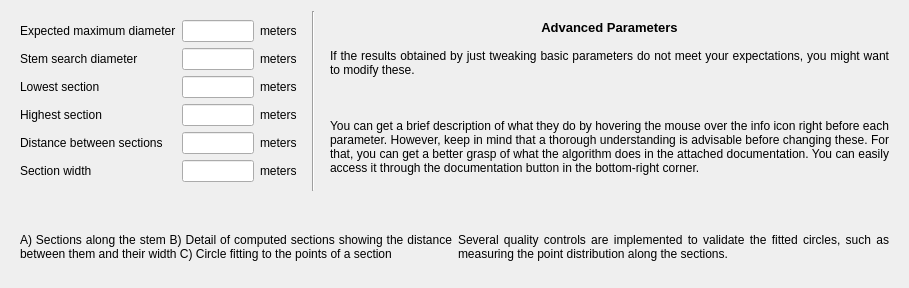
      <widget class="QWidget" name="advancedTab">
       <attribute name="title">
        <string>Advanced</string>
       </attribute>
       <layout class="QGridLayout" name="gridLayout_5">
        <item row="4" column="0" colspan="3">
         <widget class="QFrame" name="advanced_tab_img_frame">
          <property name="frameShape">
           <enum>QFrame::NoFrame</enum>
          </property>
          <property name="frameShadow">
           <enum>QFrame::Raised</enum>
          </property>
          <layout class="QGridLayout" name="gridLayout_6">
           <item row="0" column="0">
            <widget class="QLabel" name="advanced_tab_img_1">
             <property name="sizePolicy">
              <sizepolicy hsizetype="Preferred" vsizetype="Fixed">
               <horstretch>0</horstretch>
               <verstretch>0</verstretch>
              </sizepolicy>
             </property>
             <property name="text">
              <string/>
             </property>
             <property name="pixmap">
              <pixmap resource="gui_ressources.qrc">:/assets/assets/section_details.png</pixmap>
             </property>
             <property name="alignment">
              <set>Qt::AlignCenter</set>
             </property>
            </widget>
           </item>
           <item row="0" column="1">
            <widget class="QLabel" name="advanced_tab_img_2">
             <property name="sizePolicy">
              <sizepolicy hsizetype="Preferred" vsizetype="Fixed">
               <horstretch>0</horstretch>
               <verstretch>0</verstretch>
              </sizepolicy>
             </property>
             <property name="frameShape">
              <enum>QFrame::NoFrame</enum>
             </property>
             <property name="text">
              <string/>
             </property>
             <property name="pixmap">
              <pixmap resource="gui_ressources.qrc">:/assets/assets/sectors.png</pixmap>
             </property>
             <property name="alignment">
              <set>Qt::AlignCenter</set>
             </property>
            </widget>
           </item>
           <item row="1" column="0">
            <widget class="QLabel" name="advanced_tab_img_cpt_1">
             <property name="sizePolicy">
              <sizepolicy hsizetype="Preferred" vsizetype="Maximum">
               <horstretch>0</horstretch>
               <verstretch>0</verstretch>
              </sizepolicy>
             </property>
             <property name="text">
              <string>A) Sections along the stem B) Detail of computed sections showing the distance between them and their width C) Circle fitting to the points of a section</string>
             </property>
             <property name="alignment">
              <set>Qt::AlignJustify|Qt::AlignVCenter</set>
             </property>
             <property name="wordWrap">
              <bool>true</bool>
             </property>
            </widget>
           </item>
           <item row="1" column="1">
            <widget class="QLabel" name="advanced_tab_img_cpt_2">
             <property name="sizePolicy">
              <sizepolicy hsizetype="Preferred" vsizetype="Minimum">
               <horstretch>0</horstretch>
               <verstretch>0</verstretch>
              </sizepolicy>
             </property>
             <property name="text">
              <string>Several quality controls are implemented to validate the fitted circles, such as measuring the point distribution along the sections.</string>
             </property>
             <property name="alignment">
              <set>Qt::AlignJustify|Qt::AlignVCenter</set>
             </property>
             <property name="wordWrap">
              <bool>true</bool>
             </property>
            </widget>
           </item>
          </layout>
         </widget>
        </item>
        <item row="0" column="1">
         <widget class="Line" name="advanced_vert_line">
          <property name="orientation">
           <enum>Qt::Vertical</enum>
          </property>
         </widget>
        </item>
        <item row="0" column="2">
         <widget class="QFrame" name="advanced_tab_desc_frame">
          <property name="frameShape">
           <enum>QFrame::NoFrame</enum>
          </property>
          <property name="frameShadow">
           <enum>QFrame::Raised</enum>
          </property>
          <layout class="QVBoxLayout" name="verticalLayout_4">
           <item>
            <widget class="QLabel" name="advanced_tab_desc_title">
             <property name="sizePolicy">
              <sizepolicy hsizetype="Preferred" vsizetype="Maximum">
               <horstretch>0</horstretch>
               <verstretch>0</verstretch>
              </sizepolicy>
             </property>
             <property name="font">
              <font>
               <pointsize>10</pointsize>
               <bold>true</bold>
              </font>
             </property>
             <property name="text">
              <string>Advanced Parameters</string>
             </property>
             <property name="alignment">
              <set>Qt::AlignHCenter|Qt::AlignTop</set>
             </property>
            </widget>
           </item>
           <item>
            <widget class="QLabel" name="advanced_tab_desc">
             <property name="text">
              <string>If the results obtained by just tweaking basic parameters do not meet your expectations, you might want to modify these.



You can get a brief description of what they do by hovering the mouse over the info icon right before each parameter. However, keep in mind that a thorough understanding is advisable before changing these. For that, you can get a better grasp of what the algorithm does in the attached documentation. You can easily access it through the documentation button in the bottom-right corner.</string>
             </property>
             <property name="alignment">
              <set>Qt::AlignJustify|Qt::AlignVCenter</set>
             </property>
             <property name="wordWrap">
              <bool>true</bool>
             </property>
            </widget>
           </item>
          </layout>
         </widget>
        </item>
        <item row="0" column="0">
         <widget class="QFrame" name="advanced_form_frame">
          <property name="sizePolicy">
           <sizepolicy hsizetype="Minimum" vsizetype="Minimum">
            <horstretch>0</horstretch>
            <verstretch>0</verstretch>
           </sizepolicy>
          </property>
          <property name="frameShape">
           <enum>QFrame::NoFrame</enum>
          </property>
          <property name="frameShadow">
           <enum>QFrame::Raised</enum>
          </property>
          <layout class="QGridLayout" name="gridLayout_7">
           <item row="1" column="0">
            <widget class="QLabel" name="stem_search_diameter_lbl">
             <property name="text">
              <string>Stem search diameter</string>
             </property>
            </widget>
           </item>
           <item row="5" column="1">
            <widget class="QLineEdit" name="section_wid_in">
             <property name="sizePolicy">
              <sizepolicy hsizetype="Fixed" vsizetype="Fixed">
               <horstretch>0</horstretch>
               <verstretch>0</verstretch>
              </sizepolicy>
             </property>
             <property name="maximumSize">
              <size>
               <width>72</width>
               <height>16777215</height>
              </size>
             </property>
            </widget>
           </item>
           <item row="5" column="2">
            <widget class="QLabel" name="section_wid_ht">
             <property name="text">
              <string>meters</string>
             </property>
            </widget>
           </item>
           <item row="4" column="1">
            <widget class="QLineEdit" name="section_len_in">
             <property name="sizePolicy">
              <sizepolicy hsizetype="Fixed" vsizetype="Fixed">
               <horstretch>0</horstretch>
               <verstretch>0</verstretch>
              </sizepolicy>
             </property>
             <property name="maximumSize">
              <size>
               <width>72</width>
               <height>16777215</height>
              </size>
             </property>
            </widget>
           </item>
           <item row="1" column="1">
            <widget class="QLineEdit" name="stem_search_diameter_in">
             <property name="sizePolicy">
              <sizepolicy hsizetype="Fixed" vsizetype="Fixed">
               <horstretch>0</horstretch>
               <verstretch>0</verstretch>
              </sizepolicy>
             </property>
             <property name="maximumSize">
              <size>
               <width>72</width>
               <height>16777215</height>
              </size>
             </property>
            </widget>
           </item>
           <item row="1" column="2">
            <widget class="QLabel" name="stem_search_diameter_ht">
             <property name="text">
              <string>meters</string>
             </property>
            </widget>
           </item>
           <item row="2" column="1">
            <widget class="QLineEdit" name="minimum_height_in">
             <property name="sizePolicy">
              <sizepolicy hsizetype="Fixed" vsizetype="Fixed">
               <horstretch>0</horstretch>
               <verstretch>0</verstretch>
              </sizepolicy>
             </property>
             <property name="maximumSize">
              <size>
               <width>72</width>
               <height>16777215</height>
              </size>
             </property>
            </widget>
           </item>
           <item row="0" column="2">
            <widget class="QLabel" name="maximum_diameter_ht">
             <property name="text">
              <string>meters</string>
             </property>
            </widget>
           </item>
           <item row="0" column="1">
            <widget class="QLineEdit" name="maximum_diameter_in">
             <property name="sizePolicy">
              <sizepolicy hsizetype="Fixed" vsizetype="Fixed">
               <horstretch>0</horstretch>
               <verstretch>0</verstretch>
              </sizepolicy>
             </property>
             <property name="maximumSize">
              <size>
               <width>72</width>
               <height>16777215</height>
              </size>
             </property>
            </widget>
           </item>
           <item row="3" column="1">
            <widget class="QLineEdit" name="maximum_height_in">
             <property name="sizePolicy">
              <sizepolicy hsizetype="Fixed" vsizetype="Fixed">
               <horstretch>0</horstretch>
               <verstretch>0</verstretch>
              </sizepolicy>
             </property>
             <property name="maximumSize">
              <size>
               <width>72</width>
               <height>16777215</height>
              </size>
             </property>
            </widget>
           </item>
           <item row="2" column="0">
            <widget class="QLabel" name="minimum_height_lbl">
             <property name="text">
              <string>Lowest section</string>
             </property>
            </widget>
           </item>
           <item row="4" column="2">
            <widget class="QLabel" name="section_len_ht">
             <property name="text">
              <string>meters</string>
             </property>
            </widget>
           </item>
           <item row="3" column="2">
            <widget class="QLabel" name="maximum_height_ht">
             <property name="text">
              <string>meters</string>
             </property>
            </widget>
           </item>
           <item row="0" column="0">
            <widget class="QLabel" name="maximum_diameter_lbl">
             <property name="text">
              <string>Expected maximum diameter</string>
             </property>
            </widget>
           </item>
           <item row="2" column="2">
            <widget class="QLabel" name="minimum_height_ht">
             <property name="text">
              <string>meters</string>
             </property>
            </widget>
           </item>
           <item row="5" column="0">
            <widget class="QLabel" name="section_wid_lbl">
             <property name="text">
              <string>Section width</string>
             </property>
            </widget>
           </item>
           <item row="4" column="0">
            <widget class="QLabel" name="section_len_lbl">
             <property name="text">
              <string>Distance between sections</string>
             </property>
            </widget>
           </item>
           <item row="3" column="0">
            <widget class="QLabel" name="maximum_height_lbl">
             <property name="text">
              <string>Highest section</string>
             </property>
            </widget>
           </item>
          </layout>
         </widget>
        </item>
       </layout>
      </widget>
